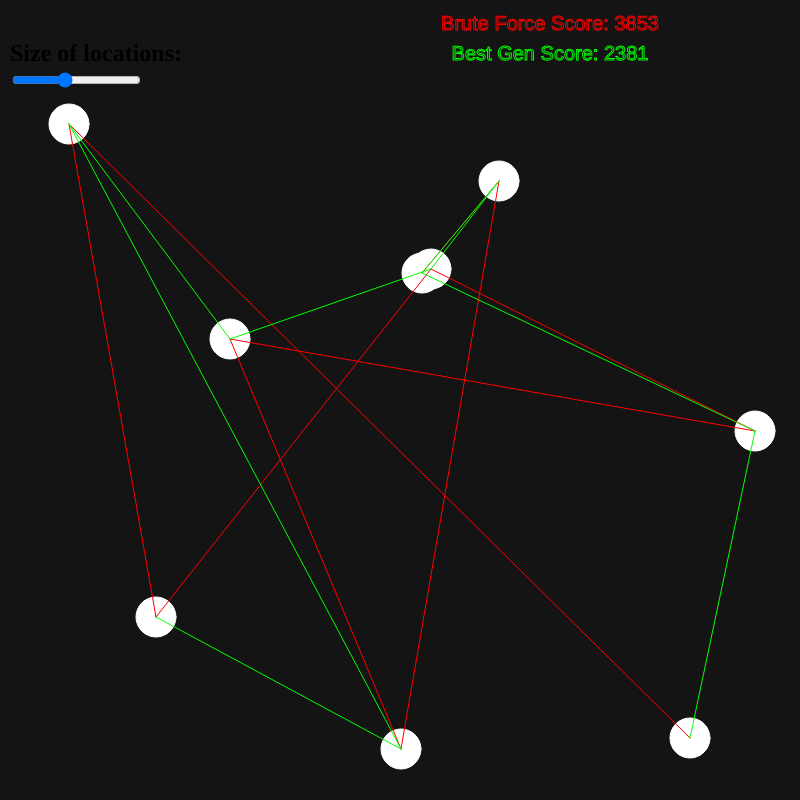
Frame 1 (no input)
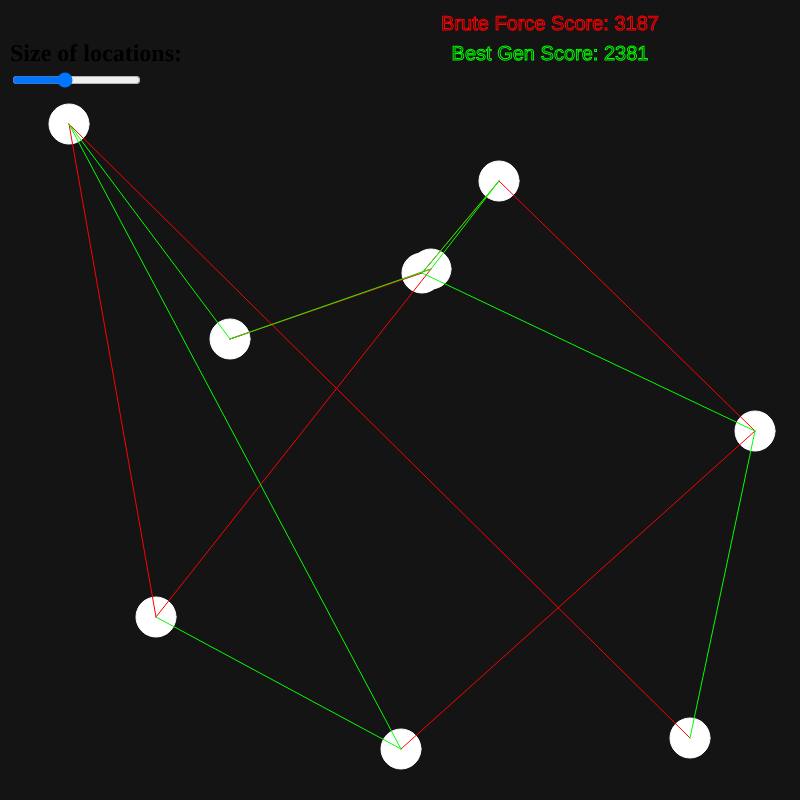
Frame 60 (no input)
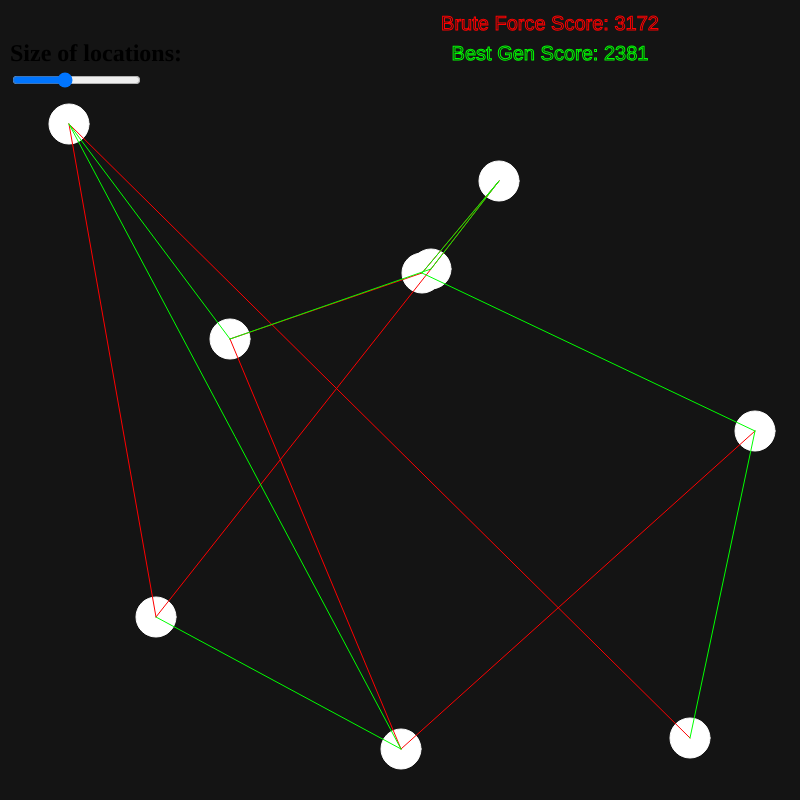
Frame 120 (the mouse pressed at the canvas centre since frame 60)

The p5.js sketch that drew these frames (run headless with seeded random() and noise() and a simulated clock; from frame 60 on, the mouse is pressed at the canvas centre):

// p5.js sketch
// ── sketch.js
// "Board" parameters

let size;
let numNodes;
let nodes = []
let indexes = []

// Lexocographic order variables
let bestLexOrder;
let bestLexScore;
let currLexScore;
let currLexOrder;

// Genetic algorithm variables
let generation;
let genSize;
let genFitness;
let bestGen;
let bestGenScore;

// Button variables
let sizeSlider;
let sizeLabel;

function setup() {
  createCanvas(800, 800);

  // Initializing buttons
  sizeSlider = createSlider(0, 100, 40, 1);
  sizeSlider.position(10, 70);
  textAlign(CENTER);
  textSize(20);
  sizeLabel = createElement('h2', 'Size of locations:');
  sizeLabel.position(10, 20);
  


  size = sizeSlider.value();
  numNodes = 9;

  // Makes numNodes random vectors and pushes to nodes list
  // Also creates list of indexes in nodes list
  for (let i = 0; i < numNodes; i++) {
    let newvec = createVector(getRandomInt(size, width - size), getRandomInt(size, height - size));
    // Checks for overlapping nodes
    for (const node of nodes) {
      while (Math.abs(newvec.x - node.x) < size || Math.abs(newvec.y - node.y) < size) {
        newvec = createVector(getRandomInt(size, width - size), getRandomInt(size, height - size))
      }
    }
    nodes.push(newvec)
    indexes.push(i);
  }

  // Genetic algorithm genepool initialization
  genSize = 10; // TODO: Add slider for controlling value
  generation = [];
  // Starts with genSize shuffled index orders
  for (let i = 0; i < genSize; i++) {
    generation.push(shuffle(indexes));
  }
  genFitness = getFitness(generation);
  bestGenScore = Infinity;
  getBestGenScore();
  console.log(generation);
  console.log(genFitness);
  console.log(bestGenScore);
  console.log(bestGen);


  // Lex order starting point
  currLexOrder = indexes.slice();
  bestLexOrder = indexes.slice();
  bestLexScore = pLength(nodes, bestLexOrder);
  currLexScore = pLength(nodes, bestLexOrder);
  // frameRate(5);
}

function draw() {
  // Gets size of nodes from slider
  size = sizeSlider.value();

  background(20);

  // Draws nodes
  fill(255);
  stroke(255);
  for (const vec of nodes){
    ellipse(vec.x, vec.y, size, size);
  }

  // Draws Lex path
  stroke(255, 0, 0);
  for (let i = 0; i < bestLexOrder.length - 1; i++) {
    vec1 = nodes[bestLexOrder[i]];
    vec2 = nodes[bestLexOrder[i + 1]];
    line(vec1.x, vec1.y, vec2.x, vec2.y);
  }

  // Draws Gen path
  stroke(0, 255, 0);
  for (let i = 0; i < bestGen.length - 1; i++) {
    vec1 = nodes[bestGen[i]];
    vec2 = nodes[bestGen[i + 1]];
    line(vec1.x, vec1.y, vec2.x, vec2.y);
  }

  // Print Lex scores
  stroke(255, 0, 0);
  fill(255, 0, 0, 0.6);
  textSize(20);
  text(`Brute Force Score: ${Math.round(bestLexScore, 2)}`, width - 250, 30);

  // Print Gen scores
  stroke(0, 255, 0);
  fill(0, 255, 0, 0.6);
  textSize(20);
  text(`Best Gen Score: ${Math.round(bestGenScore, 2)}`, width - 250, 60);

  crossOver();

  currLexOrder = nextPerm(currLexOrder);
  currLexScore = pLength(nodes, currLexOrder);
  if (currLexScore < bestLexScore) {
    bestLexScore = currLexScore;
    bestLexOrder = currLexOrder.slice();
  }

  if (arraysEqual(indexes, currLexOrder) === true) {
    console.log("stopped")
    noLoop();
  }
}

function getRandomInt(min, max) {
  min = Math.ceil(min);
  max = Math.floor(max);
  return Math.floor(Math.random() * (max - min)) + min; //The maximum is exclusive and the minimum is inclusive
}

function nextPerm(nums) {
  let x = -1;

  for (let i = 0; i < nums.length - 1; i++) {
    if (nums[i] < nums[i + 1]) {
      x = i;
    }
  }

  if (x === -1) {
    console.log("lex order done");
    return nums.sort();
  }
  
  let y = x + 1;
  for (let i = y; i < nums.length; i++) {
    if (nums[i] > nums[x]) {
      y = i
    }
  }
  newNums = nums.slice();
  newNums = swap(newNums, x, y);
  temp = newNums.slice(x + 1);
  temp = temp.reverse();
  newNums = newNums.slice(0, x+1);
  return newNums.concat(temp);
}

function swap(nums, x, y) {
  const temp = nums[y];
  nums[y] = nums[x];
  nums[x] = temp;
  return nums;
}

// Taken from: https://stackoverflow.com/questions/3115982/how-to-check-if-two-arrays-are-equal-with-javascript
function arraysEqual(a, b) {
  for (let i = 0; i < a.length; i++) {
    if (a[i] !== b[i]) {
      return false;
    }
  }
  return true;
}

// Returns sum of distances from the given order of the nodes
function pLength(nodes, order) {
  let total = 0;
  for (let i = 0; i < order.length - 1; i++) {
    v1 = nodes[order[i]];
    v2 = nodes[order[i+1]];
    total += dist(v1.x, v1.y, v2.x, v2.y);
  }
  return total;
}

function getFitness(a) {
  let scores = [];
  for (const gen of a) {
    scores.push(Math.round(pLength(nodes, gen)));
  }
  return scores;
}

function getBestGenScore() {
  for (let i = 0; i < genFitness.length; i++) {
    if (genFitness[i] < bestGenScore) {
      bestGenScore = genFitness[i];
      bestGen = generation[i].slice();
    }
  }
}

const arrSum = arr => arr.reduce((a,b) => a + b, 0);

// TODO: rename fuction
function crossOver() {
  let pool = tourneySelect(generation);

  let newpool = [];

  // Breed genSize new paths, then mutate them and add them to newpool
  for (let i = 0; i < genSize; i++) {
    const c1 = randomIndex(pool.length);
    const c2 = randomIndex(pool.length);

    const newborn = ero(pool[c1], pool[c2]);
    // console.log(newborn);
  }
}

// Uses ERO or edge recombination operator to breed new paths
// Source: https://en.wikipedia.org/wiki/Edge_recombination_operator
function ero(p1, p2) {
  m1 = createMatrix(p1);
  m2 = createMatrix(p2);
}

// Returns an adjacency matrix from a given path
// Adjacency Matrix: https://en.wikipedia.org/wiki/Adjacency_matrix
function createMatrix(path) {
  let matrix = {};

  // Loop through index in order an associate each with an array of its neighbors
  // Consider first and last index to be neighbors
  for (const idx of indexes) {
    const pathidx = path.indexOf(idx);

    if (pathidx === 0) {
      matrix[parseInt(idx)] = [path[1], path[path.length - 1]];
    } else if (pathidx === path.length - 1) {
      matrix[parseInt(idx)] = [path[path.length - 2], path[0]];
    } else {
      matrix[parseInt(idx)] = [path[pathidx - 1], path[pathidx + 1]];
    }
  }
  return matrix;
}

function tourneySelect(oldpool) {
  let newpool = [];
  for (let i = 0; i < genSize; i++) {
    const c1 = randomIndex(oldpool.length);
    const c2 = randomIndex(oldpool.length);

    if (genFitness[c1] > genFitness[c2]) {
      newpool.push(oldpool[c1]);
    } else {
      newpool.push(oldpool[c2]);
    }
  }
  return newpool;
}

function randomIndex(arrlength) {
  return Math.floor(Math.random() * arrlength);
}
